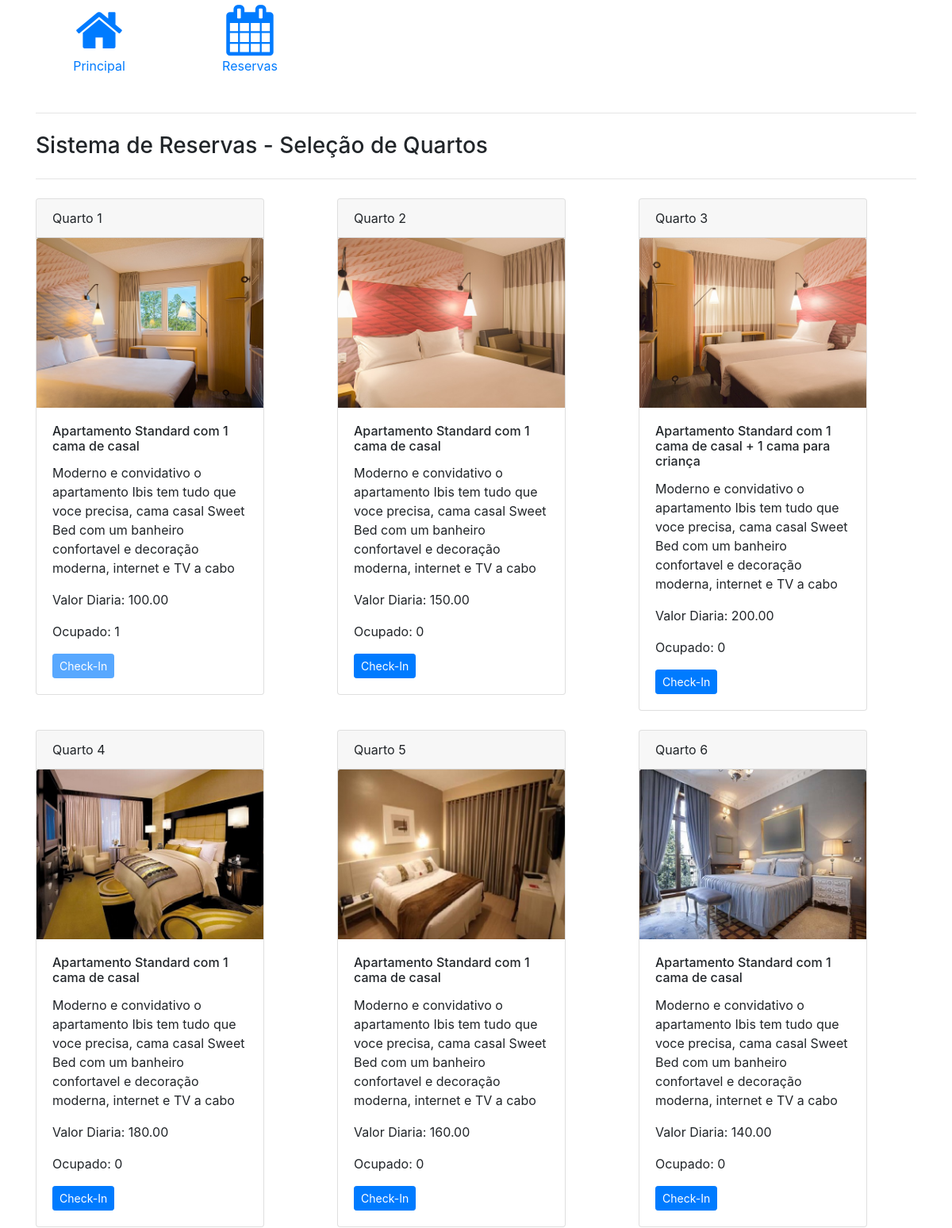
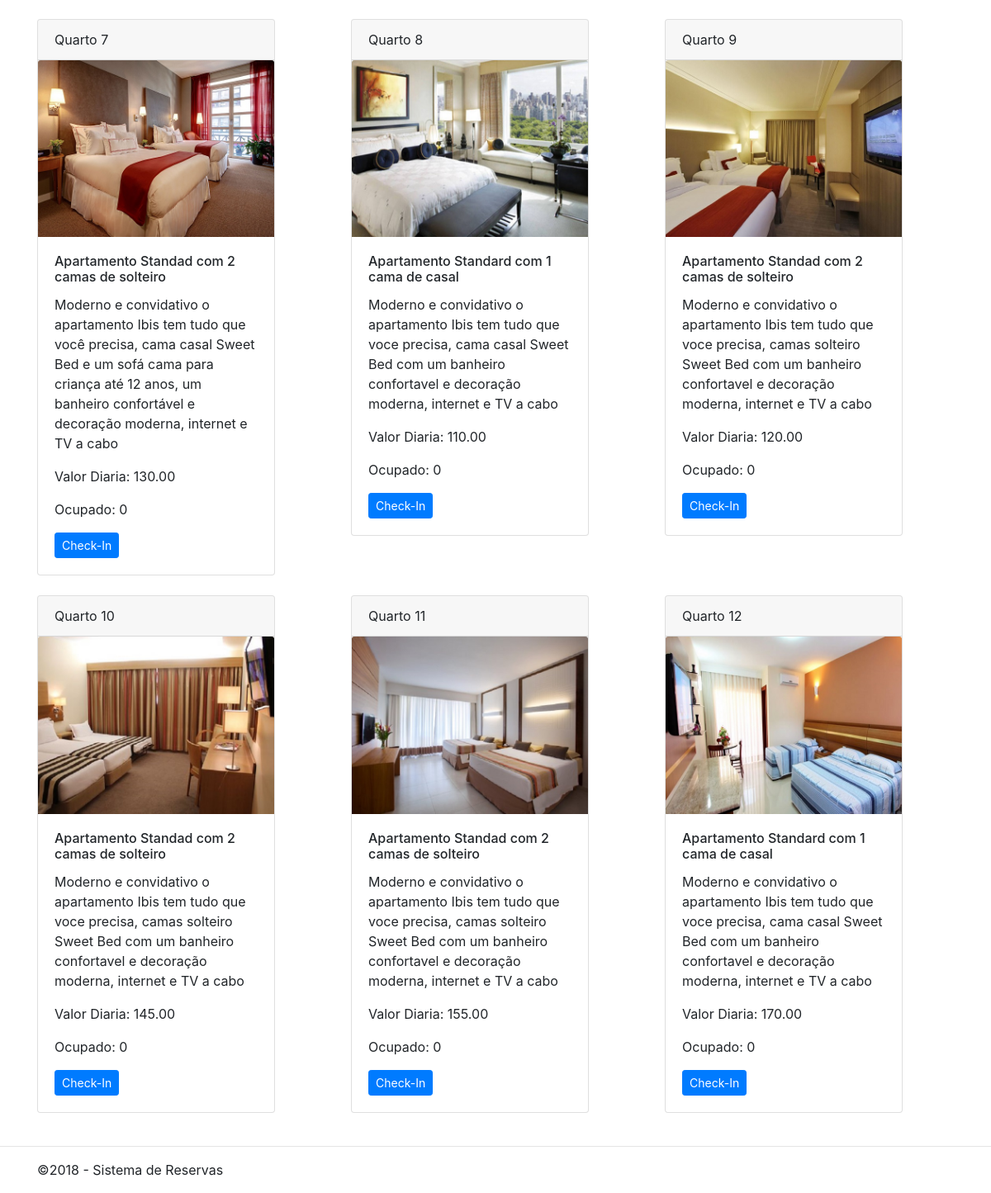
Page /quartos/index.php on the committed database (2 pictures, top to bottom).
### tables this page shows
CREATE TABLE `quarto` (
  `IdQuarto` int(11) NOT NULL,
  `Numero` int(11) NOT NULL,
  `Situacao` tinyint(1) NOT NULL,
  `ValorDiaria` decimal(5,2) DEFAULT NULL,
  `titulo` varchar(80) NOT NULL,
  `descricao` varchar(256) NOT NULL
);

### inc/database.php (called while the page is built, shortened)
<?php
function open_database() {
	try {
				$conn = new mysqli(DB_HOST, DB_USER, DB_PASSWORD, DB_NAME);
				return $conn;
			} catch (Exception $e) {
				echo $e->getMessage();
				return null;
			}
		}
function find_all( $table ) {
	$database = open_database();
	$found = null;
	$sql = "SELECT * FROM " . $table;
	$result = $database->query($sql);
	if ($result->num_rows > 0) {
		$found = $result->fetch_all(MYSQLI_ASSOC);
	}
	return $found;
}

### functions.php (called while the page is built, shortened)
<?php
function index($table = null) {
	$results = find_all($table);
}

### quartos/index.php (the view, shortened to what this page needs)
<?php
require_once('../functions.php');
index($table);
?>
<!DOCTYPE html>
<html>
<head>
  <link rel="stylesheet" href="css/bootstrap.min.css">
   <link href="css/jquery.bdt.css" rel="stylesheet">
   <link href="css/font-awesome.min.css" rel="stylesheet">
</head>
<body>
<div class="container">
	<hr class="my-4">
  <h3>Sistema de Reservas - Seleção de Quartos</h3>
  <hr class="my-4">
</div>
<div class="container">
      <?php $i = 0; if ($results): ?>
	  <?php foreach ($results as $result): ?>
	  	<?php if($i == 0 ){?> <div class="row"> <?php } ?>
		  	<div class="col-sm-4">
				<div class="card" style="width: 18rem;">
					<div class="card-header">Quarto <?php echo $result['Numero']; ?></div>
					<img class="card-img-top" src="../quartos/imagens/quarto<?php echo $result['Numero']; ?>.jpg" alt="Card image">
					<div class="card-body">
						<h6 class="card-title"><?php echo utf8_encode($result['titulo']); ?></h6>
						<p class="card-text"><?php echo utf8_encode($result['descricao']); ?></p>
						<p class="card-text">Valor Diaria: <?php echo $result['ValorDiaria']; ?></p>
						<p class="card-text">Ocupado: <?php echo $result['Situacao']; ?></p>
						<div class="btn-group btn-group-sm" role="group">
							<?php if($result['Situacao'])
							{ ?>
								<button class="btn btn-primary btn-sm" href="#" disabled role="button">Check-In</button>
							<?php } else { ?>
								<a class="btn btn-primary btn-sm" href="../reserva/index.php?IdCliente=<?php echo $_GET['IdCliente']; ?>&IdQuarto=<?php echo $result['IdQuarto']; ?>&reserva=1&checkout=" role="button">Check-In</a>
							<?php } ?>
						</div>
					</div>
				</div>
			</div>
		<?php $i++; if($i == 3 ){?> </div><br> <?php $i = 0; } ?>
      <?php endforeach; ?>
	  <?php else: ?>
			 <p colspan="6">Nenhum registro encontrado.</p>
      <?php endif; ?>
</div>

### rows in the picture
quarto: Numero "1", shows a picture, titulo "Apartamento Standard com 1 cama de casal", descricao "Moderno e convidativo o apartamento Ibis tem tudo que voce precisa, cama casal Sweet Bed com um banheiro confortavel e decoração moderna, internet e TV a cabo", ValorDiaria "100.00", Situacao "1", shows "Check-In"
quarto: Numero "2", shows a picture, titulo "Apartamento Standard com 1 cama de casal", descricao "Moderno e convidativo o apartamento Ibis tem tudo que voce precisa, cama casal Sweet Bed com um banheiro confortavel e decoração moderna, internet e TV a cabo", ValorDiaria "150.00", Situacao "0"
quarto: Numero "3", shows a picture, titulo "Apartamento Standard com 1 cama de casal + 1 cama para criança", descricao "Moderno e convidativo o apartamento Ibis tem tudo que voce precisa, cama casal Sweet Bed com um banheiro confortavel e decoração moderna, internet e TV a cabo", ValorDiaria "200.00", Situacao "0"
quarto: Numero "4", shows a picture, titulo "Apartamento Standard com 1 cama de casal", descricao "Moderno e convidativo o apartamento Ibis tem tudo que voce precisa, cama casal Sweet Bed com um banheiro confortavel e decoração moderna, internet e TV a cabo", ValorDiaria "180.00", Situacao "0"
quarto: Numero "5", shows a picture, titulo "Apartamento Standard com 1 cama de casal", descricao "Moderno e convidativo o apartamento Ibis tem tudo que voce precisa, cama casal Sweet Bed com um banheiro confortavel e decoração moderna, internet e TV a cabo", ValorDiaria "160.00", Situacao "0"
quarto: Numero "6", shows a picture, titulo "Apartamento Standard com 1 cama de casal", descricao "Moderno e convidativo o apartamento Ibis tem tudo que voce precisa, cama casal Sweet Bed com um banheiro confortavel e decoração moderna, internet e TV a cabo", ValorDiaria "140.00", Situacao "0"
quarto: Numero "7", shows a picture, titulo "Apartamento Standad com 2 camas de solteiro", descricao "Moderno e convidativo o apartamento Ibis tem tudo que você precisa, cama casal Sweet Bed e um sofá cama para criança até 12 anos, um banheiro confortável e decoração moderna, internet e TV a cabo", ValorDiaria "130.00", Situacao "0"
quarto: Numero "8", shows a picture, titulo "Apartamento Standard com 1 cama de casal", descricao "Moderno e convidativo o apartamento Ibis tem tudo que voce precisa, cama casal Sweet Bed com um banheiro confortavel e decoração moderna, internet e TV a cabo", ValorDiaria "110.00", Situacao "0"
quarto: Numero "9", shows a picture, titulo "Apartamento Standad com 2 camas de solteiro", descricao "Moderno e convidativo o apartamento Ibis tem tudo que voce precisa, camas solteiro Sweet Bed com um banheiro confortavel e decoração moderna, internet e TV a cabo", ValorDiaria "120.00", Situacao "0"
quarto: Numero "10", shows a picture, titulo "Apartamento Standad com 2 camas de solteiro", descricao "Moderno e convidativo o apartamento Ibis tem tudo que voce precisa, camas solteiro Sweet Bed com um banheiro confortavel e decoração moderna, internet e TV a cabo", ValorDiaria "145.00", Situacao "0"
quarto: Numero "11", shows a picture, titulo "Apartamento Standad com 2 camas de solteiro", descricao "Moderno e convidativo o apartamento Ibis tem tudo que voce precisa, camas solteiro Sweet Bed com um banheiro confortavel e decoração moderna, internet e TV a cabo", ValorDiaria "155.00", Situacao "0"
quarto: Numero "12", shows a picture, titulo "Apartamento Standard com 1 cama de casal", descricao "Moderno e convidativo o apartamento Ibis tem tudo que voce precisa, cama casal Sweet Bed com um banheiro confortavel e decoração moderna, internet e TV a cabo", ValorDiaria "170.00", Situacao "0"
